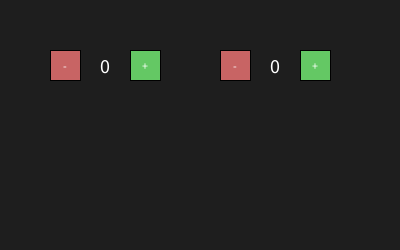
Frame 1 (no input)
Frame 60 (the mouse pressed at the canvas centre just before this capture): identical to frame 1, image omitted
Frame 120 (the mouse held since frame 60 and released just before this capture): identical to frame 1, image omitted

The Processing sketch that drew this single still picture (run headless with seeded random() and noise(); from frame 60 on, the mouse is pressed at the canvas centre):

// Processing sketch: dual_counter_button_widget
// ── dual_counter_button_widget.pde
Counter[] counters = new Counter[2];

void setup() {
  size(400, 250);
  counters[0] = new Counter(50, 50);
  counters[1] = new Counter(220, 50);
}

void draw() {
  background(30);
  for (int i = 0; i < counters.length; i++) {
    counters[i].draw();
  }
}

void mousePressed() {
  for (int i = 0; i < counters.length; i++) {
    counters[i].checkClick(mouseX, mouseY);
  }
}

class Counter {
  float x, y;
  int count = 0;
  float buttonW = 30, buttonH = 30;

  Counter(float x, float y) {
    this.x = x;
    this.y = y;
  }

  void checkClick(int mx, int my) {
    // minus button, on the left
    if (mx > x && mx < x + buttonW && my > y && my < y + buttonH) {
      if (count > 0) count--; // never below zero
    }
    // plus button, on the right
    if (mx > x + 80 && mx < x + 80 + buttonW && my > y && my < y + buttonH) {
      count++;
    }
  }

  void draw() {
    fill(200, 100, 100);
    rect(x, y, buttonW, buttonH); // minus button
    fill(100, 200, 100);
    rect(x + 80, y, buttonW, buttonH); // plus button

    fill(255);
    textAlign(CENTER, CENTER);
    text("-", x + buttonW/2, y + buttonH/2);
    text("+", x + 80 + buttonW/2, y + buttonH/2);

    textSize(20);
    text(count, x + 55, y + buttonH/2);
    textSize(12);
  }
}
